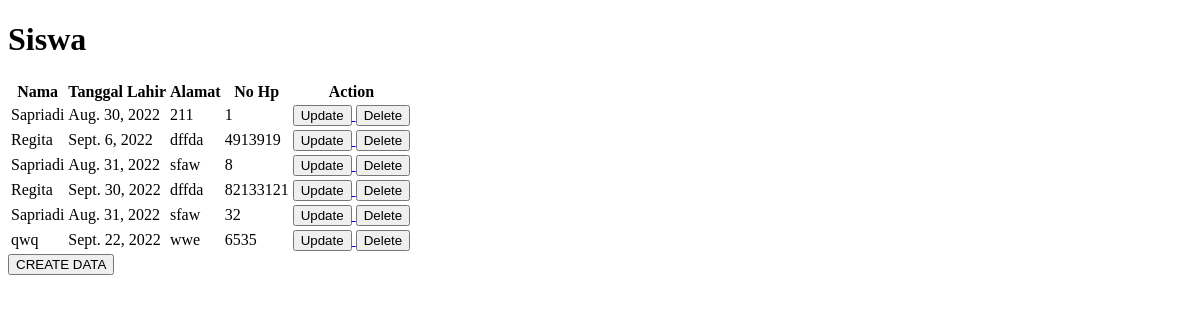
/siswa, run on an earlier commit of the app's database.
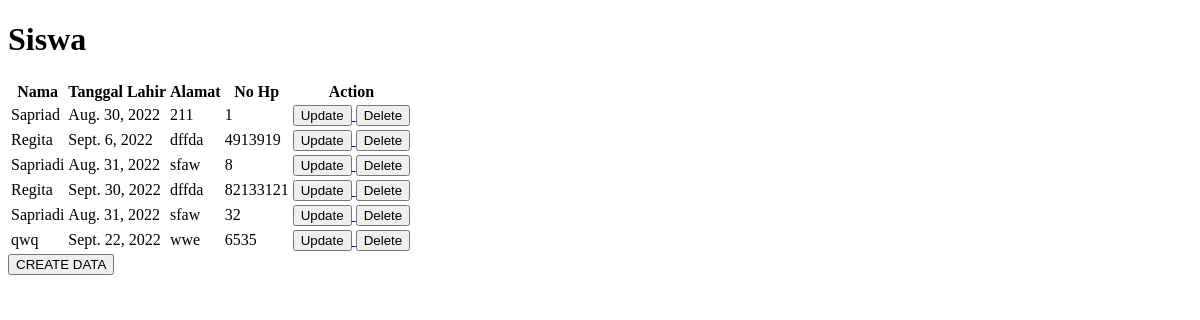
And on a later commit of the database.
### app/models.py (models this page shows, shortened)
class Siswa(models.Model):
    Id_Siswa = models.AutoField(primary_key=True)
    Nama_Siswa = models.CharField(max_length=50)
    Tanggal_Lahir = models.DateField()
    Alamat_Siswa = models.TextField(blank=True, null=True)
    Nomor_Telepon_Siswa = models.PositiveIntegerField()

### app/views.py (the view)
# urls.py: path('siswa', views.siswa,name='siswa'),
def siswa(request):
    allsiswaobj = models.Siswa.objects.all()
    return render(request, 'siswa.html', {
        'allsiswaobj' : allsiswaobj,
    })

### app/templates/siswa.html (shortened to what this page needs)
<!DOCTYPE html>
<html lang="en">
<head>
</head>
<body>
    <h1>Siswa</h1>
    <table>
        <tr>
            <th>Nama</th>
            <th>Tanggal Lahir</th>
            <th>Alamat</th>
            <th>No Hp</th>
            <th>Action</th>
        </tr>
        {% for item in allsiswaobj %}
        <tr>
            <td>{{ item.Nama_Siswa }}</td>
            <td>{{ item.Tanggal_Lahir }}</td>
            <td>{{ item.Alamat_Siswa }}</td>
            <td>{{ item.Nomor_Telepon_Siswa }}</td>
            <td>
                <a href="{%url 'updatesiswa' item.Id_Siswa %}">
                    <button>Update</button>
                </a>
                <a href="{%url 'deletesiswa' item.Id_Siswa %}">
                    <button>Delete</button>
                </a>
            </td>
        </tr>
        {% endfor %}
    </table>
    <a href="{% url 'createsiswa' %}">
        <button>
            CREATE DATA
        </button>
    </a>
</body>
</html>

What changed in the data, as far as the page shows it:
changed Siswa: Nama_Siswa "Sapriadi" → "Sapriad"
